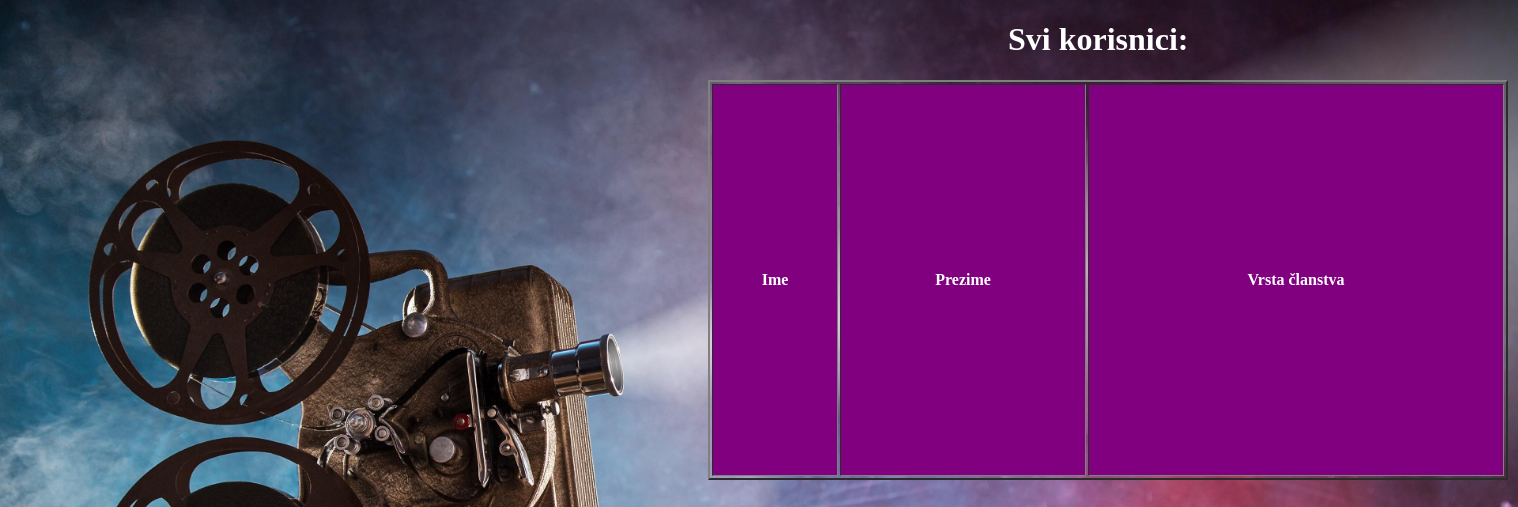
Before: /sviKorisnici.php with the older database file.
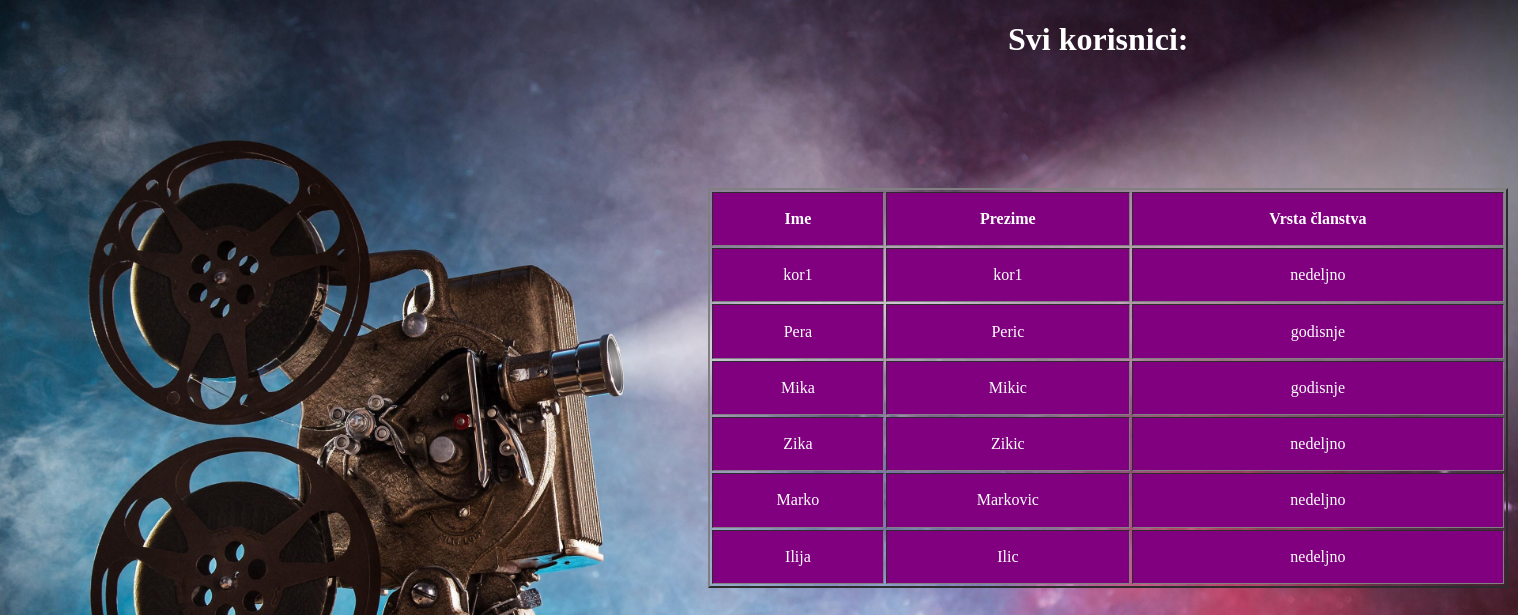
After: the same page with the newer database file.
### tables this page shows
CREATE TABLE `korisnik` (
  `korisnikID` int(10) NOT NULL,
  `ime` varchar(50) NOT NULL,
  `prezime` varchar(50) NOT NULL,
  `vrstaClanstvaID` int(10) NOT NULL
);

CREATE TABLE `clanstvo` (
  `vrstaClanstvaID` int(10) NOT NULL,
  `nazivClanstva` varchar(50) NOT NULL
);

### sviKorisnici.php (the view, shortened to what this page needs)
<!DOCTYPE html>
<html lang="en">
<head>
</head>
<body>
</body>
</html>
<?php
  include "konekcija.php";
  echo "<h1>Svi korisnici: </h1>";
  $sqlUpit = "SELECT * FROM korisnik k JOIN clanstvo c USING(vrstaClanstvaID)";
  $rez = mysqli_query($link, $sqlUpit);
  echo "<table border=2>";
     echo "<tr>";
        echo "<th>"; echo "Ime";  echo "</th>";
        echo "<th>"; echo "Prezime";  echo "</th>";
        echo "<th>"; echo "Vrsta članstva";  echo "</th>";
     echo "</tr>";
  while($korisnik = mysqli_fetch_array($rez))
  {
      echo "<tr>";
        echo "<td>"; echo $korisnik['ime'];  echo "</td>";
        echo "<td>"; echo $korisnik['prezime'];  echo "</td>";
        echo "<td>"; echo $korisnik['nazivClanstva'];  echo "</td>";
        echo '<br>';
     echo "</tr>";
  }
  echo "</table>";
?>

### sviKorisnici.php (style rules this page uses)
body { padding: 0; font-weight: 10px; background: url("slika1.jpg"); background-repeat: no-repeat; background-size: cover; color: white; }
table { width: 800px; height: 400px; position: relative; left: 700px; text-align: center; }
th { background-color: purple; color: white; }
td { background-color: purple; color: white; }
h1 { position: relative; left: 1000px; width: 200px; }

Changed rows visible on the page:
added korisnik: ime "kor1", prezime "kor1", vrstaClanstvaID.nazivClanstva "nedeljno"
added korisnik: ime "Pera", prezime "Peric", vrstaClanstvaID.nazivClanstva "godisnje"
added korisnik: ime "Mika", prezime "Mikic", vrstaClanstvaID.nazivClanstva "godisnje"
added korisnik: ime "Zika", prezime "Zikic", vrstaClanstvaID.nazivClanstva "nedeljno"
added korisnik: ime "Marko", prezime "Markovic", vrstaClanstvaID.nazivClanstva "nedeljno"
added korisnik: ime "Ilija", prezime "Ilic", vrstaClanstvaID.nazivClanstva "nedeljno"
